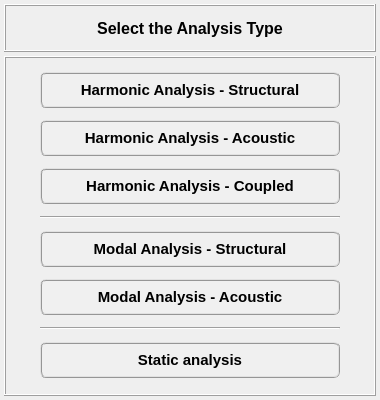
<?xml version="1.0" encoding="UTF-8"?>
<ui version="4.0">
 <class>Dialog</class>
 <widget class="QDialog" name="Dialog">
  <property name="windowModality">
   <enum>Qt::NonModal</enum>
  </property>
  <property name="geometry">
   <rect>
    <x>0</x>
    <y>0</y>
    <width>380</width>
    <height>400</height>
   </rect>
  </property>
  <property name="sizePolicy">
   <sizepolicy hsizetype="Fixed" vsizetype="Fixed">
    <horstretch>0</horstretch>
    <verstretch>0</verstretch>
   </sizepolicy>
  </property>
  <property name="minimumSize">
   <size>
    <width>380</width>
    <height>400</height>
   </size>
  </property>
  <property name="maximumSize">
   <size>
    <width>380</width>
    <height>400</height>
   </size>
  </property>
  <property name="contextMenuPolicy">
   <enum>Qt::DefaultContextMenu</enum>
  </property>
  <property name="windowTitle">
   <string>Select analysis type </string>
  </property>
  <property name="windowIcon">
   <iconset>
    <normaloff>../../../../../Downloads/load - Copia.png</normaloff>../../../../../Downloads/load - Copia.png</iconset>
  </property>
  <property name="whatsThis">
   <string/>
  </property>
  <layout class="QGridLayout" name="gridLayout_2">
   <property name="leftMargin">
    <number>4</number>
   </property>
   <property name="topMargin">
    <number>4</number>
   </property>
   <property name="rightMargin">
    <number>4</number>
   </property>
   <property name="bottomMargin">
    <number>4</number>
   </property>
   <property name="spacing">
    <number>4</number>
   </property>
   <item row="0" column="0">
    <widget class="QFrame" name="frame_title">
     <property name="minimumSize">
      <size>
       <width>360</width>
       <height>48</height>
      </size>
     </property>
     <property name="maximumSize">
      <size>
       <width>420</width>
       <height>48</height>
      </size>
     </property>
     <property name="frameShape">
      <enum>QFrame::Box</enum>
     </property>
     <property name="frameShadow">
      <enum>QFrame::Raised</enum>
     </property>
     <property name="lineWidth">
      <number>1</number>
     </property>
     <layout class="QGridLayout" name="gridLayout">
      <property name="leftMargin">
       <number>2</number>
      </property>
      <property name="topMargin">
       <number>2</number>
      </property>
      <property name="rightMargin">
       <number>2</number>
      </property>
      <property name="bottomMargin">
       <number>2</number>
      </property>
      <property name="spacing">
       <number>2</number>
      </property>
      <item row="0" column="0">
       <widget class="QLabel" name="label">
        <property name="font">
         <font>
          <family>MS Shell Dlg 2</family>
          <pointsize>12</pointsize>
          <weight>75</weight>
          <italic>false</italic>
          <bold>true</bold>
         </font>
        </property>
        <property name="text">
         <string>Select the Analysis Type</string>
        </property>
        <property name="textFormat">
         <enum>Qt::AutoText</enum>
        </property>
        <property name="alignment">
         <set>Qt::AlignCenter</set>
        </property>
       </widget>
      </item>
     </layout>
    </widget>
   </item>
   <item row="1" column="0">
    <widget class="QFrame" name="analysis_frame">
     <property name="minimumSize">
      <size>
       <width>360</width>
       <height>300</height>
      </size>
     </property>
     <property name="maximumSize">
      <size>
       <width>420</width>
       <height>400</height>
      </size>
     </property>
     <property name="frameShape">
      <enum>QFrame::Box</enum>
     </property>
     <property name="frameShadow">
      <enum>QFrame::Raised</enum>
     </property>
     <layout class="QGridLayout" name="gridLayout_3">
      <property name="leftMargin">
       <number>4</number>
      </property>
      <property name="topMargin">
       <number>4</number>
      </property>
      <property name="rightMargin">
       <number>4</number>
      </property>
      <property name="bottomMargin">
       <number>4</number>
      </property>
      <property name="spacing">
       <number>2</number>
      </property>
      <item row="0" column="0">
       <widget class="QPushButton" name="pushButton_harmonic_structural">
        <property name="minimumSize">
         <size>
          <width>300</width>
          <height>36</height>
         </size>
        </property>
        <property name="maximumSize">
         <size>
          <width>300</width>
          <height>36</height>
         </size>
        </property>
        <property name="font">
         <font>
          <family>MS Shell Dlg 2</family>
          <pointsize>11</pointsize>
          <weight>75</weight>
          <italic>false</italic>
          <bold>true</bold>
         </font>
        </property>
        <property name="styleSheet">
         <string notr="true">QPushButton{border-radius: 6px; border-color: rgb(150, 150, 150); border-style: ridge; border-width: 2px; color: rgb(0, 0, 0); background-color: rgb(240, 240, 240); font: 75 bold 11pt &quot;MS Shell Dlg 2&quot;}
QPushButton:hover{border-radius: 6px; border-color: rgb(0, 170, 255); border-style: ridge; border-width: 2px; color: rgb(0, 0, 0); background-color: rgba(174, 213, 255, 100); font: 75 bold 11pt &quot;MS Shell Dlg 2&quot;}
QPushButton:pressed{border-radius: 6px; border-color: rgb(0, 170, 255); border-style: ridge; border-width: 3px; color: rgb(0, 0, 0); background-color: rgb(174, 213, 255); font: 75 bold 11pt &quot;MS Shell Dlg 2&quot;}</string>
        </property>
        <property name="text">
         <string>Harmonic Analysis - Structural</string>
        </property>
        <property name="icon">
         <iconset>
          <activeon>../../../../../Downloads/load.png</activeon>
         </iconset>
        </property>
        <property name="shortcut">
         <string/>
        </property>
        <property name="autoDefault">
         <bool>true</bool>
        </property>
        <property name="default">
         <bool>false</bool>
        </property>
        <property name="flat">
         <bool>false</bool>
        </property>
       </widget>
      </item>
      <item row="1" column="0">
       <widget class="QPushButton" name="pushButton_harmonic_acoustic">
        <property name="minimumSize">
         <size>
          <width>300</width>
          <height>36</height>
         </size>
        </property>
        <property name="maximumSize">
         <size>
          <width>300</width>
          <height>36</height>
         </size>
        </property>
        <property name="font">
         <font>
          <family>MS Shell Dlg 2</family>
          <pointsize>11</pointsize>
          <weight>75</weight>
          <italic>false</italic>
          <bold>true</bold>
         </font>
        </property>
        <property name="styleSheet">
         <string notr="true">QPushButton{border-radius: 6px; border-color: rgb(150, 150, 150); border-style: ridge; border-width: 2px; color: rgb(0, 0, 0); background-color: rgb(240, 240, 240); font: 75 bold 11pt &quot;MS Shell Dlg 2&quot;}
QPushButton:hover{border-radius: 6px; border-color: rgb(0, 170, 255); border-style: ridge; border-width: 2px; color: rgb(0, 0, 0); background-color: rgba(174, 213, 255, 100); font: 75 bold 11pt &quot;MS Shell Dlg 2&quot;}
QPushButton:pressed{border-radius: 6px; border-color: rgb(0, 170, 255); border-style: ridge; border-width: 3px; color: rgb(0, 0, 0); background-color: rgb(174, 213, 255); font: 75 bold 11pt &quot;MS Shell Dlg 2&quot;}</string>
        </property>
        <property name="text">
         <string>Harmonic Analysis - Acoustic</string>
        </property>
       </widget>
      </item>
      <item row="2" column="0">
       <widget class="QPushButton" name="pushButton_harmonic_coupled">
        <property name="minimumSize">
         <size>
          <width>300</width>
          <height>36</height>
         </size>
        </property>
        <property name="maximumSize">
         <size>
          <width>300</width>
          <height>36</height>
         </size>
        </property>
        <property name="font">
         <font>
          <family>MS Shell Dlg 2</family>
          <pointsize>11</pointsize>
          <weight>75</weight>
          <italic>false</italic>
          <bold>true</bold>
         </font>
        </property>
        <property name="styleSheet">
         <string notr="true">QPushButton{border-radius: 6px; border-color: rgb(150, 150, 150); border-style: ridge; border-width: 2px; color: rgb(0, 0, 0); background-color: rgb(240, 240, 240); font: 75 bold 11pt &quot;MS Shell Dlg 2&quot;}
QPushButton:hover{border-radius: 6px; border-color: rgb(0, 170, 255); border-style: ridge; border-width: 2px; color: rgb(0, 0, 0); background-color: rgba(174, 213, 255, 100); font: 75 bold 11pt &quot;MS Shell Dlg 2&quot;}
QPushButton:pressed{border-radius: 6px; border-color: rgb(0, 170, 255); border-style: ridge; border-width: 3px; color: rgb(0, 0, 0); background-color: rgb(174, 213, 255); font: 75 bold 11pt &quot;MS Shell Dlg 2&quot;}</string>
        </property>
        <property name="text">
         <string>Harmonic Analysis - Coupled</string>
        </property>
       </widget>
      </item>
      <item row="3" column="0">
       <widget class="Line" name="line">
        <property name="orientation">
         <enum>Qt::Horizontal</enum>
        </property>
       </widget>
      </item>
      <item row="4" column="0">
       <widget class="QPushButton" name="pushButton_modal_structural">
        <property name="minimumSize">
         <size>
          <width>300</width>
          <height>36</height>
         </size>
        </property>
        <property name="maximumSize">
         <size>
          <width>300</width>
          <height>36</height>
         </size>
        </property>
        <property name="font">
         <font>
          <family>MS Shell Dlg 2</family>
          <pointsize>11</pointsize>
          <weight>75</weight>
          <italic>false</italic>
          <bold>true</bold>
         </font>
        </property>
        <property name="styleSheet">
         <string notr="true">QPushButton{border-radius: 6px; border-color: rgb(150, 150, 150); border-style: ridge; border-width: 2px; color: rgb(0, 0, 0); background-color: rgb(240, 240, 240); font: 75 bold 11pt &quot;MS Shell Dlg 2&quot;}
QPushButton:hover{border-radius: 6px; border-color: rgb(0, 170, 255); border-style: ridge; border-width: 2px; color: rgb(0, 0, 0); background-color: rgba(174, 213, 255, 100); font: 75 bold 11pt &quot;MS Shell Dlg 2&quot;}
QPushButton:pressed{border-radius: 6px; border-color: rgb(0, 170, 255); border-style: ridge; border-width: 3px; color: rgb(0, 0, 0); background-color: rgb(174, 213, 255); font: 75 bold 11pt &quot;MS Shell Dlg 2&quot;}</string>
        </property>
        <property name="text">
         <string>Modal Analysis - Structural</string>
        </property>
       </widget>
      </item>
      <item row="5" column="0">
       <widget class="QPushButton" name="pushButton_modal_acoustic">
        <property name="minimumSize">
         <size>
          <width>300</width>
          <height>36</height>
         </size>
        </property>
        <property name="maximumSize">
         <size>
          <width>300</width>
          <height>36</height>
         </size>
        </property>
        <property name="font">
         <font>
          <family>MS Shell Dlg 2</family>
          <pointsize>11</pointsize>
          <weight>75</weight>
          <italic>false</italic>
          <bold>true</bold>
         </font>
        </property>
        <property name="styleSheet">
         <string notr="true">QPushButton{border-radius: 6px; border-color: rgb(150, 150, 150); border-style: ridge; border-width: 2px; color: rgb(0, 0, 0); background-color: rgb(240, 240, 240); font: 75 bold 11pt &quot;MS Shell Dlg 2&quot;}
QPushButton:hover{border-radius: 6px; border-color: rgb(0, 170, 255); border-style: ridge; border-width: 2px; color: rgb(0, 0, 0); background-color: rgba(174, 213, 255, 100); font: 75 bold 11pt &quot;MS Shell Dlg 2&quot;}
QPushButton:pressed{border-radius: 6px; border-color: rgb(0, 170, 255); border-style: ridge; border-width: 3px; color: rgb(0, 0, 0); background-color: rgb(174, 213, 255); font: 75 bold 11pt &quot;MS Shell Dlg 2&quot;}</string>
        </property>
        <property name="text">
         <string>Modal Analysis - Acoustic</string>
        </property>
       </widget>
      </item>
      <item row="6" column="0">
       <widget class="Line" name="line_2">
        <property name="orientation">
         <enum>Qt::Horizontal</enum>
        </property>
       </widget>
      </item>
      <item row="7" column="0">
       <widget class="QPushButton" name="pushButton_static_analysis">
        <property name="minimumSize">
         <size>
          <width>300</width>
          <height>36</height>
         </size>
        </property>
        <property name="maximumSize">
         <size>
          <width>300</width>
          <height>36</height>
         </size>
        </property>
        <property name="font">
         <font>
          <family>MS Shell Dlg 2</family>
          <pointsize>11</pointsize>
          <weight>75</weight>
          <italic>false</italic>
          <bold>true</bold>
         </font>
        </property>
        <property name="styleSheet">
         <string notr="true">QPushButton{border-radius: 6px; border-color: rgb(150, 150, 150); border-style: ridge; border-width: 2px; color: rgb(0, 0, 0); background-color: rgb(240, 240, 240); font: 75 bold 11pt &quot;MS Shell Dlg 2&quot;}
QPushButton:hover{border-radius: 6px; border-color: rgb(0, 170, 255); border-style: ridge; border-width: 2px; color: rgb(0, 0, 0); background-color: rgba(174, 213, 255, 100); font: 75 bold 11pt &quot;MS Shell Dlg 2&quot;}
QPushButton:pressed{border-radius: 6px; border-color: rgb(0, 170, 255); border-style: ridge; border-width: 3px; color: rgb(0, 0, 0); background-color: rgb(174, 213, 255); font: 75 bold 11pt &quot;MS Shell Dlg 2&quot;}</string>
        </property>
        <property name="text">
         <string>Static analysis</string>
        </property>
       </widget>
      </item>
     </layout>
    </widget>
   </item>
  </layout>
 </widget>
 <resources/>
 <connections/>
</ui>
